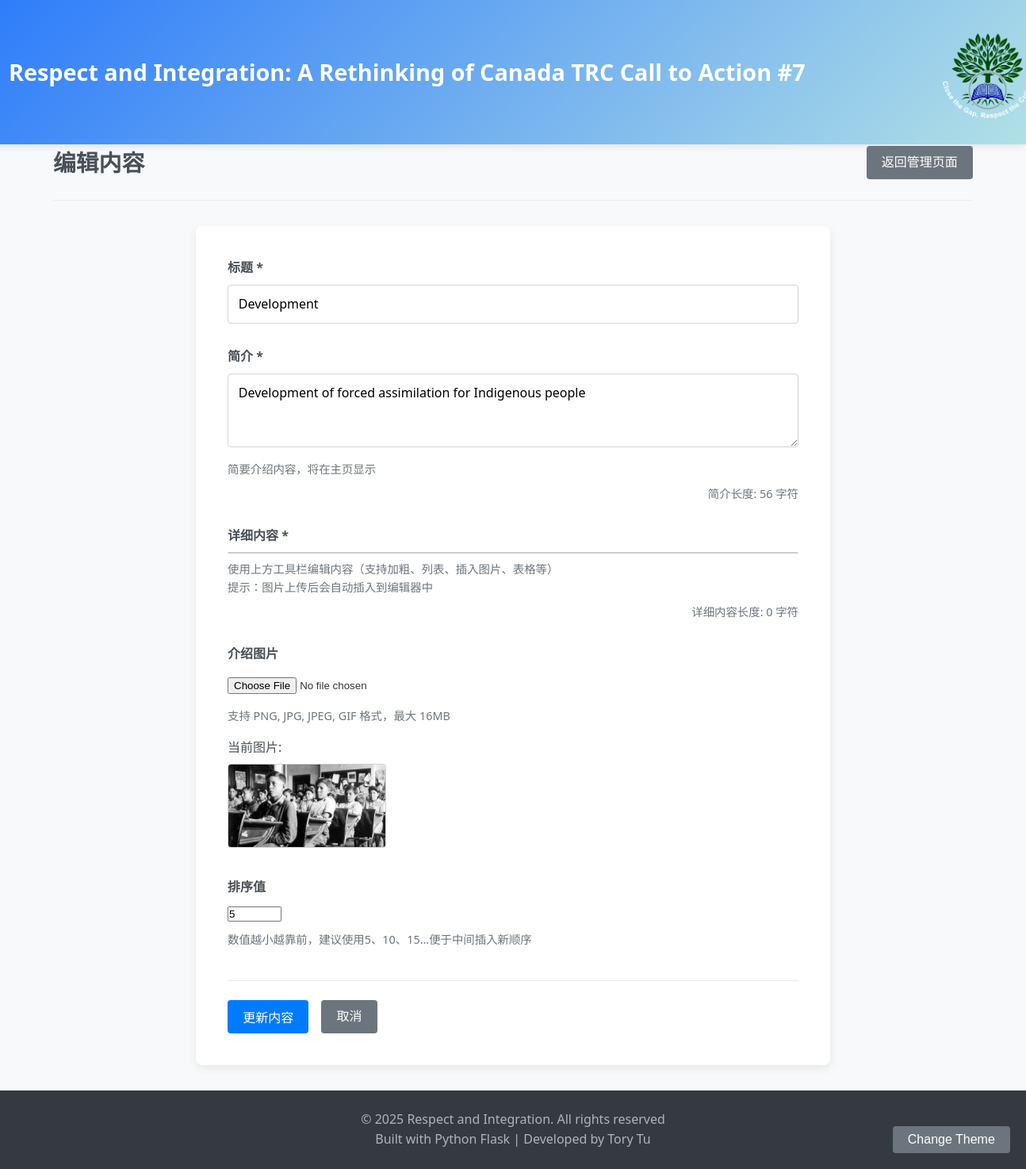
Screenshot of /admin/edit/1 with the database file from the repository.
### tables this page shows
CREATE TABLE contents (
            id INTEGER PRIMARY KEY AUTOINCREMENT,
            title TEXT NOT NULL,
            intro TEXT NOT NULL,
            detail TEXT NOT NULL,
            image TEXT,
            sort_order INTEGER DEFAULT 0,
            is_active BOOLEAN DEFAULT 1,
            created_at TIMESTAMP DEFAULT CURRENT_TIMESTAMP,
            updated_at TIMESTAMP DEFAULT CURRENT_TIMESTAMP
        );

### app.py (the view, shortened to what this page needs)
@app.route('/admin/edit/<int:content_id>', methods=['GET', 'POST'])
def edit_content(content_id):
    content = get_content_by_id(content_id)
    if not content:
        return "Page Not Found", 404
    return render_template('edit_content.html', content=content)

### database.py (called while the page is built)
def get_db_connection():
    conn = sqlite3.connect(DATABASE)
    conn.row_factory = sqlite3.Row  # 使查询结果以字典形式返回
    return conn

def get_content_by_id(content_id):
    conn = get_db_connection()
    cursor = conn.execute('SELECT * FROM contents WHERE id = ?', (content_id,))
    content = cursor.fetchone()
    conn.close()
    if content:
        return dict(content)
    return None

### templates/edit_content.html (shortened to what this page needs)
{% extends "base.html" %}
{% block content %}
<link href="https://unpkg.com/@wangeditor/editor@latest/dist/css/style.css" rel="stylesheet">
<link href="https://cdn.quilljs.com/1.3.7/quill.snow.css" rel="stylesheet">
<div class="edit-header">
    <h2>{% if content %}编辑内容{% else %}添加新内容{% endif %}</h2>
    <a href="/admin" class="btn secondary">返回管理页面</a>
</div>
<form method="POST" enctype="multipart/form-data" class="content-form">
    <div class="form-group">
        <label for="title">标题 *</label>
        <input type="text" id="title" name="title" required
               value="{{ content.title if content else '' }}">
    </div>
    <div class="form-group">
        <label for="intro">简介 *</label>
        <textarea id="intro" name="intro" rows="3" required>{{ content.intro if content else '' }}</textarea>
        <div class="form-help">简要介绍内容，将在主页显示</div>
    </div>
    <div class="form-group">
        <label for="detail">详细内容 *</label>
        <div id="editor-container" style="border: 1px solid #ccc; border-radius: 5px;">
        </div>
        <div class="form-help">
            使用上方工具栏编辑内容（支持加粗、列表、插入图片、表格等）
            <br>提示：图片上传后会自动插入到编辑器中
        </div>
    </div>
    <div class="form-group">
        <label for="image">介绍图片</label>
        <input type="file" id="image" name="image" accept="image/*">
        <div class="form-help">支持 PNG, JPG, JPEG, GIF 格式，最大 16MB</div>
        {% if content and content.image %}
        <div class="current-image">
            <p>当前图片:</p>
            <img src="{{ url_for('uploaded_file', filename=content.image) }}" alt="当前图片">
        </div>
        {% endif %}
    </div>
    <div class="form-group">
        <label for="sort_order">排序值</label>
        <input type="number" id="sort_order" name="sort_order"
               value="{{ content.sort_order if content else '0' }}"
               min="0" max="9999" step="1">
        <div class="form-help">数值越小越靠前，建议使用5、10、15...便于中间插入新顺序</div>
    </div>
    <div class="form-actions">
        <button type="submit" class="btn primary">
            {% if content %}更新内容{% else %}添加内容{% endif %}
        </button>
        <a href="/admin" class="btn secondary">取消</a>
    </div>
</form>
{% endblock %}

### static/css/style.css (style rules this page uses)
* { margin: 0; padding: 0; box-sizing: border-box; }
body { font-family: 'Segoe UI', Tahoma, Geneva, Verdana, sans-serif; line-height: 1.6; color: #333; background-color: #f8f9fa; }
.btn { display: inline-block; padding: 0.5rem 1.2rem; background-color: #007bff; color: white; text-decoration: none; border-radius: 4px; border: none; cursor: pointer; font-size: 1rem; transition: background-color 0.3s; text-align: center; }
.btn.secondary { background-color: #6c757d; }
.edit-header { display: flex; justify-content: space-between; align-items: center; margin-bottom: 2rem; padding-bottom: 1.5rem; border-bottom: 1px solid #e9ecef; }
.edit-header h2 { color: #495057; font-size: 1.8rem; }
.content-form { background: white; border-radius: 8px; padding: 2.5rem; box-shadow: 0 4px 12px rgba(0, 0, 0, 0.08); max-width: 800px; margin: 0 auto; }
.form-group { margin-bottom: 1.8rem; }
.form-group label { display: block; margin-bottom: 0.5rem; font-weight: 600; color: #495057; }
.form-group input[type="text"], .form-group textarea { width: 100%; padding: 0.8rem; border: 1px solid #ced4da; border-radius: 4px; font-size: 1rem; font-family: inherit; transition: border-color 0.3s; }
.form-group input[type="file"] { width: 100%; padding: 0.5rem 0; }
.form-help { color: #6c757d; font-size: 0.9rem; margin-top: 0.5rem; }
.current-image { margin-top: 1rem; }
.current-image p { margin-bottom: 0.5rem; color: #495057; font-weight: 500; }
.current-image img { max-width: 200px; border-radius: 4px; border: 1px solid #ced4da; }
.form-actions { display: flex; gap: 1rem; margin-top: 2.5rem; padding-top: 1.5rem; border-top: 1px solid #e9ecef; }
.btn.primary { background-color: #007bff; }

### rows the page displays
contents: title "Development", intro "Development of forced assimilation for Indigenous people", image (picture), sort_order "5"
